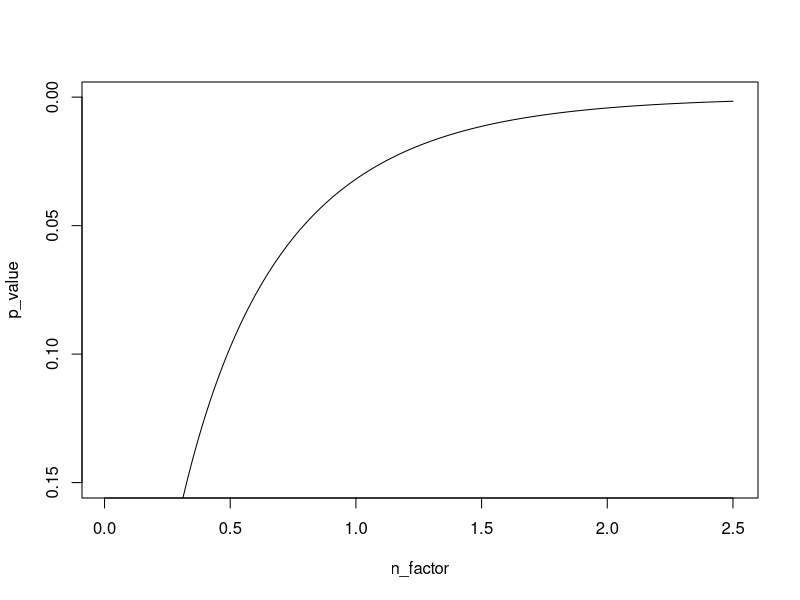
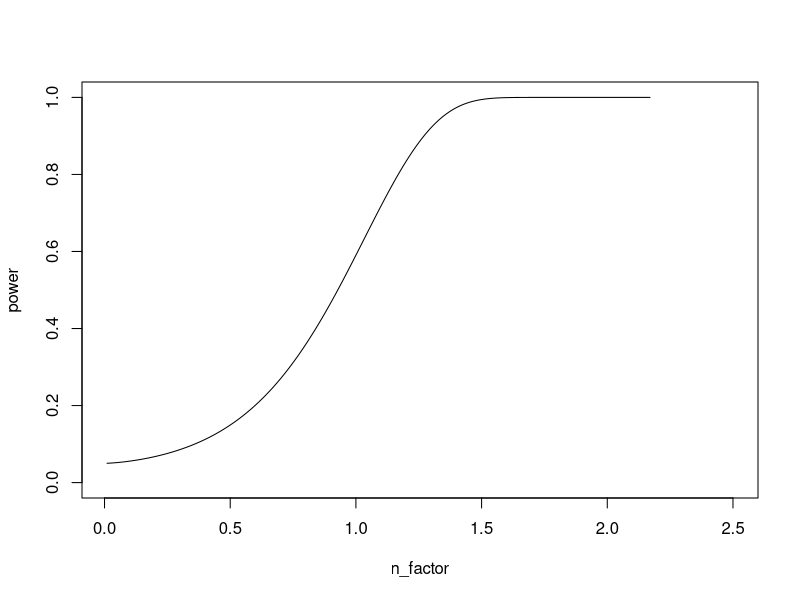
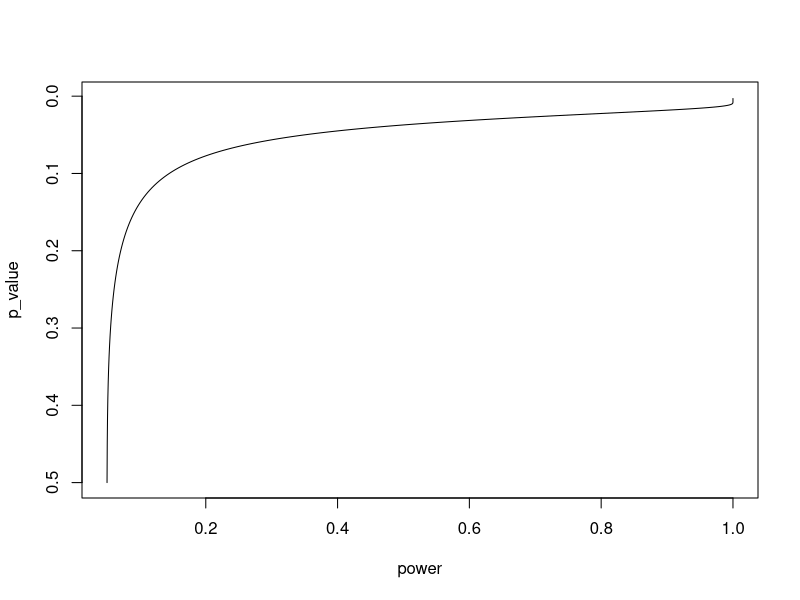
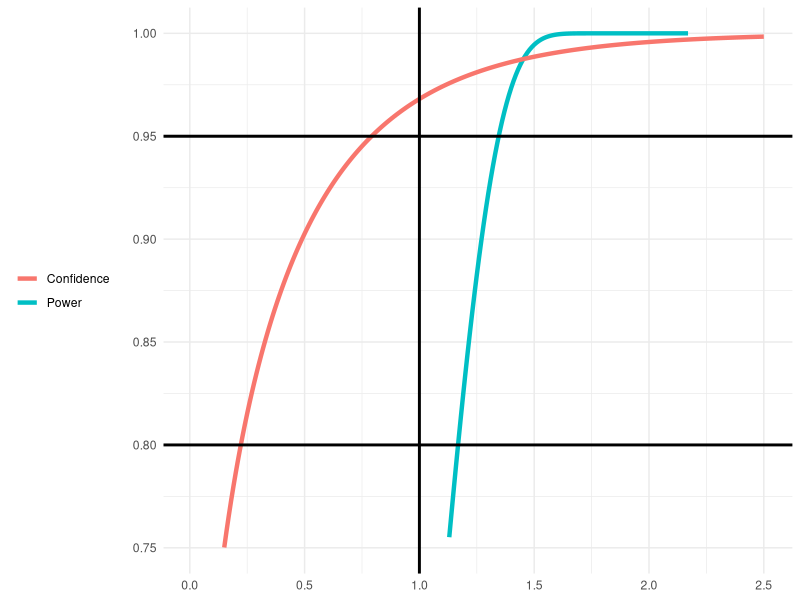

These charts were generated, in order, by the following R code:
require(magrittr)
require(pwr)
require(ggplot2)

nA <- 8000
nB <- 8020
xA <- 1600
xB <- 1700

n_factor <- seq(0.01, 2.5, by = 0.01)

p_value <- sapply(n_factor,
        function(.) {

                prop.test(
                        x = c(xB * ., xA * .),
                        n = c(nB * ., nA * .),
                        alternative = "greater",
                        conf.level = 0.95
                        )$`p.value`
                }
)

power <- sapply(n_factor,
              function(.) {
                        pwr.2p2n.test(ES.h(xB*./nB*., xA*./nA*.),
                                      n1 = nB*.,
                                      n2 = nA*.,
                                      sig.level = 0.05,
                                      alternative = "greater"
                                      )$power
              }
)


plot(n_factor, p_value,
     ylim = rev(range(0.0001, 0.15)),
     type = "l")
plot(n_factor, power,
     type = "l",
     ylim = range(0,1))

plot(power,p_value, ylim = rev(range(p_value)), type = "l")

d <- data.frame(
        n_factor = n_factor,
        power = power,
        p_value = p_value
        )
d %>% ggplot(aes(x = n_factor)) +
        theme_minimal() +
        geom_line(aes(y = power, color = "Power"),
                  size = 1.5) +
        geom_line(aes(y = 1 - p_value, color = "Confidence"),
                  size = 1.5) +
        xlab(NULL) +
        ylab(NULL) +
        scale_y_continuous(limits = c(0.75,1)) +
        theme(legend.title = element_blank(),
              legend.position = "left") +
        geom_vline(xintercept = 1, size = 1) +
        geom_hline(yintercept = 0.8, size = 1) +
        geom_hline(yintercept = .95, size = 1)


n_satisfy <- with(d,{
                c(power = n_factor[which(power > 0.8)[1]],
                p_value = n_factor[which(p_value < 0.05)[1]])
        })

(n_satisfy - 1) * nA
